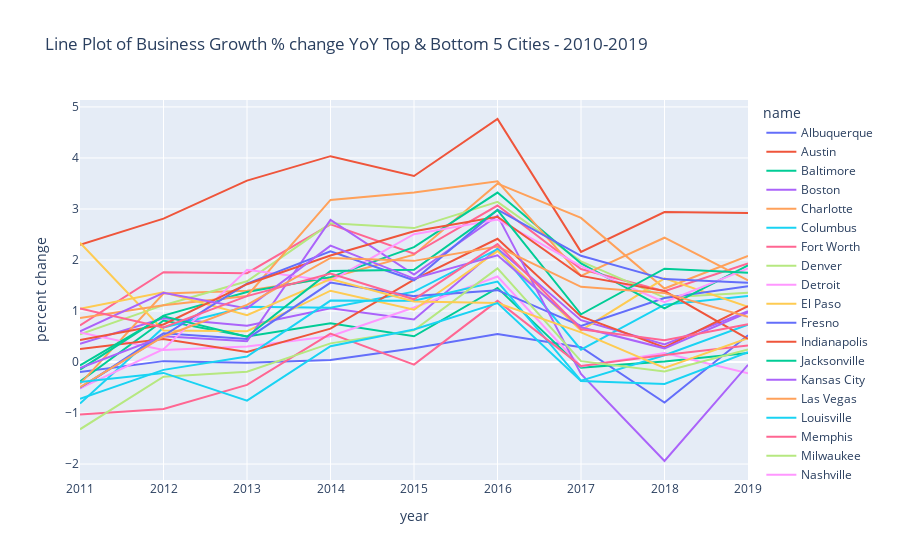

Notebook cell for this chart:
### Code cell
#Plotly line plot of Business Growth % change by Year Top & Bottom 5 Cities - 2010-2019

fig = px.line(business_10, x='year', y='percent_change', color='name', 
              title='Line Plot of Business Growth % change YoY Top & Bottom 5 Cities - 2010-2019',
              labels={col:col.replace('_', ' ') for col in business_10.columns}) # remove underscore
fig.show()

### Figure 1 — Plotly figure (JSON) as saved in the notebook; plotly's stock layout.template omitted (floating-point values rounded to 4 significant figures)
{"data": [{"hovertemplate": "name=Albuquerque<br>year=%{x}<br>percent change=%{y}<extra></extra>", "legendgroup": "Albuquerque", "line": {"color": "#636efa", "dash": "solid"}, "mode": "lines", "name": "Albuquerque", "orientation": "v", "showlegend": true, "type": "scatter", "x": [2019, 2018, 2017, 2016, 2015, 2014, 2013, 2012, 2011], "xaxis": "x", "y": [0.5263, -0.7948, 0.2909, 0.55, 0.2699, 0.04108, -0.01174, 0.01761, -0.1933], "yaxis": "y"}, {"hovertemplate": "name=Austin<br>year=%{x}<br>percent change=%{y}<extra></extra>", "legendgroup": "Austin", "line": {"color": "#EF553B", "dash": "solid"}, "mode": "lines", "name": "Austin", "orientation": "v", "showlegend": true, "type": "scatter", "x": [2011, 2012, 2013, 2014, 2015, 2016, 2017, 2018, 2019], "xaxis": "x", "y": [2.3, 2.811, 3.555, 4.035, 3.646, 4.763, 2.16, 2.941, 2.921], "yaxis": "y"}, {"hovertemplate": "name=Baltimore<br>year=%{x}<br>percent change=%{y}<extra></extra>", "legendgroup": "Baltimore", "line": {"color": "#00cc96", "dash": "solid"}, "mode": "lines", "name": "Baltimore", "orientation": "v", "showlegend": true, "type": "scatter", "x": [2011, 2012, 2013, 2014, 2015, 2016, 2017, 2018, 2019], "xaxis": "x", "y": [-0.3811, 0.8128, 0.501, 0.7586, 0.5047, 1.453, -0.1095, 0.009812, 0.175], "yaxis": "y"}, {"hovertemplate": "name=Boston<br>year=%{x}<br>percent change=%{y}<extra></extra>", "legendgroup": "Boston", "line": {"color": "#ab63fa", "dash": "solid"}, "mode": "lines", "name": "Boston", "orientation": "v", "showlegend": true, "type": "scatter", "x": [2011, 2012, 2013, 2014, 2015, 2016, 2017, 2018, 2019], "xaxis": "x", "y": [0.3563, 0.8593, 0.7129, 1.054, 0.8353, 2.226, 0.8197, 0.3429, 0.9967], "yaxis": "y"}, {"hovertemplate": "name=Charlotte<br>year=%{x}<br>percent change=%{y}<extra></extra>", "legendgroup": "Charlotte", "line": {"color": "#FFA15A", "dash": "solid"}, "mode": "lines", "name": "Charlotte", "orientation": "v", "showlegend": true, "type": "scatter", "x": [2011, 2012, 2013, 2014, 2015, 2016, 2017, 2018, 2019], "xaxis": "x", "y": [-0.4286, 1.343, 1.396, 1.654, 2.104, 3.496, 2.824, 1.441, 2.078], "yaxis": "y"}, {"hovertemplate": "name=Columbus<br>year=%{x}<br>percent change=%{y}<extra></extra>", "legendgroup": "Columbus", "line": {"color": "#19d3f3", "dash": "solid"}, "mode": "lines", "name": "Columbus", "orientation": "v", "showlegend": true, "type": "scatter", "x": [2011, 2012, 2013, 2014, 2015, 2016, 2017, 2018, 2019], "xaxis": "x", "y": [-0.8149, 0.6769, 1.082, 1.065, 1.38, 2.212, 0.2433, 1.124, 1.294], "yaxis": "y"}, {"hovertemplate": "name=Fort Worth<br>year=%{x}<br>percent change=%{y}<extra></extra>", "legendgroup": "Fort Worth", "line": {"color": "#FF6692", "dash": "solid"}, "mode": "lines", "name": "Fort Worth", "orientation": "v", "showlegend": true, "type": "scatter", "x": [2011, 2012, 2013, 2014, 2015, 2016, 2017, 2018, 2019], "xaxis": "x", "y": [0.7166, 1.761, 1.742, 2.697, 2.122, 3.068, 1.822, 1.386, 1.931], "yaxis": "y"}, {"hovertemplate": "name=Denver<br>year=%{x}<br>percent change=%{y}<extra></extra>", "legendgroup": "Denver", "line": {"color": "#B6E880", "dash": "solid"}, "mode": "lines", "name": "Denver", "orientation": "v", "showlegend": true, "type": "scatter", "x": [2011, 2012, 2013, 2014, 2015, 2016, 2017, 2018, 2019], "xaxis": "x", "y": [0.5455, 1.114, 1.582, 2.718, 2.625, 3.139, 1.974, 1.263, 1.359], "yaxis": "y"}, {"hovertemplate": "name=Detroit<br>year=%{x}<br>percent change=%{y}<extra></extra>", "legendgroup": "Detroit", "line": {"color": "#FF97FF", "dash": "solid"}, "mode": "lines", "name": "Detroit", "orientation": "v", "showlegend": true, "type": "scatter", "x": [2011, 2012, 2013, 2014, 2015, 2016, 2017, 2018, 2019], "xaxis": "x", "y": [0.579, 0.2358, 0.3021, 0.507, 1.068, 1.676, -0.08683, 0.1783, -0.2191], "yaxis": "y"}, {"hovertemplate": "name=El Paso<br>year=%{x}<br>percent change=%{y}<extra></extra>", "legendgroup": "El Paso", "line": {"color": "#FECB52", "dash": "solid"}, "mode": "lines", "name": "El Paso", "orientation": "v", "showlegend": true, "type": "scatter", "x": [2011, 2012, 2013, 2014, 2015, 2016, 2017, 2018, 2019], "xaxis": "x", "y": [2.339, 0.6168, 0.6052, 1.398, 1.025, 2.174, 0.6195, 1.639, 1.08], "yaxis": "y"}, {"hovertemplate": "name=Fresno<br>year=%{x}<br>percent change=%{y}<extra></extra>", "legendgroup": "Fresno", "line": {"color": "#636efa", "dash": "solid"}, "mode": "lines", "name": "Fresno", "orientation": "v", "showlegend": true, "type": "scatter", "x": [2011, 2012, 2013, 2014, 2015, 2016, 2017, 2018, 2019], "xaxis": "x", "y": [-0.515, 0.566, 0.453, 1.558, 1.292, 1.408, 0.7074, 1.255, 1.484], "yaxis": "y"}, {"hovertemplate": "name=Indianapolis<br>year=%{x}<br>percent change=%{y}<extra></extra>", "legendgroup": "Indianapolis", "line": {"color": "#EF553B", "dash": "solid"}, "mode": "lines", "name": "Indianapolis", "orientation": "v", "showlegend": true, "type": "scatter", "x": [2011, 2012, 2013, 2014, 2015, 2016, 2017, 2018, 2019], "xaxis": "x", "y": [0.2573, 0.4491, 0.1965, 0.6547, 1.615, 2.416, 0.8942, 0.2877, 1.094], "yaxis": "y"}, {"hovertemplate": "name=Jacksonville<br>year=%{x}<br>percent change=%{y}<extra></extra>", "legendgroup": "Jacksonville", "line": {"color": "#00cc96", "dash": "solid"}, "mode": "lines", "name": "Jacksonville", "orientation": "v", "showlegend": true, "type": "scatter", "x": [2011, 2012, 2013, 2014, 2015, 2016, 2017, 2018, 2019], "xaxis": "x", "y": [-0.1476, 0.91, 1.371, 1.664, 2.252, 3.321, 1.932, 1.05, 1.893], "yaxis": "y"}, {"hovertemplate": "name=Kansas City<br>year=%{x}<br>percent change=%{y}<extra></extra>", "legendgroup": "Kansas City", "line": {"color": "#ab63fa", "dash": "solid"}, "mode": "lines", "name": "Kansas City", "orientation": "v", "showlegend": true, "type": "scatter", "x": [2011, 2012, 2013, 2014, 2015, 2016, 2017, 2018, 2019], "xaxis": "x", "y": [-0.1196, 0.5057, 0.4083, 2.785, 1.713, 2.87, -0.235, -1.94, -0.05431], "yaxis": "y"}, {"hovertemplate": "name=Las Vegas<br>year=%{x}<br>percent change=%{y}<extra></extra>", "legendgroup": "Las Vegas", "line": {"color": "#FFA15A", "dash": "solid"}, "mode": "lines", "name": "Las Vegas", "orientation": "v", "showlegend": true, "type": "scatter", "x": [2011, 2012, 2013, 2014, 2015, 2016, 2017, 2018, 2019], "xaxis": "x", "y": [0.8637, 1.111, 1.294, 3.177, 3.323, 3.541, 1.69, 2.436, 1.6], "yaxis": "y"}, {"hovertemplate": "name=Louisville<br>year=%{x}<br>percent change=%{y}<extra></extra>", "legendgroup": "Louisville", "line": {"color": "#19d3f3", "dash": "solid"}, "mode": "lines", "name": "Louisville", "orientation": "v", "showlegend": true, "type": "scatter", "x": [2011, 2012, 2013, 2014, 2015, 2016, 2017, 2018, 2019], "xaxis": "x", "y": [-0.719, -0.1533, 0.1075, 1.204, 1.201, 1.576, -0.3648, 0.1332, 0.7314], "yaxis": "y"}, {"hovertemplate": "name=Memphis<br>year=%{x}<br>percent change=%{y}<extra></extra>", "legendgroup": "Memphis", "line": {"color": "#FF6692", "dash": "solid"}, "mode": "lines", "name": "Memphis", "orientation": "v", "showlegend": true, "type": "scatter", "x": [2011, 2012, 2013, 2014, 2015, 2016, 2017, 2018, 2019], "xaxis": "x", "y": [-1.027, -0.9204, -0.4476, 0.5556, -0.05062, 1.199, -0.07923, 0.1377, 0.3251], "yaxis": "y"}, {"hovertemplate": "name=Milwaukee<br>year=%{x}<br>percent change=%{y}<extra></extra>", "legendgroup": "Milwaukee", "line": {"color": "#B6E880", "dash": "solid"}, "mode": "lines", "name": "Milwaukee", "orientation": "v", "showlegend": true, "type": "scatter", "x": [2011, 2012, 2013, 2014, 2015, 2016, 2017, 2018, 2019], "xaxis": "x", "y": [-1.318, -0.2863, -0.1885, 0.3661, 0.6196, 1.836, 0.01695, -0.1865, 0.2462], "yaxis": "y"}, {"hovertemplate": "name=Nashville<br>year=%{x}<br>percent change=%{y}<extra></extra>", "legendgroup": "Nashville", "line": {"color": "#FF97FF", "dash": "solid"}, "mode": "lines", "name": "Nashville", "orientation": "v", "showlegend": true, "type": "scatter", "x": [2011, 2012, 2013, 2014, 2015, 2016, 2017, 2018, 2019], "xaxis": "x", "y": [-0.5164, 0.2512, 1.809, 1.591, 2.506, 2.792, 1.88, 1.171, 1.836], "yaxis": "y"}, {"hovertemplate": "name=Oklahoma City<br>year=%{x}<br>percent change=%{y}<extra></extra>", "legendgroup": "Oklahoma City", "line": {"color": "#FECB52", "dash": "solid"}, "mode": "lines", "name": "Oklahoma City", "orientation": "v", "showlegend": true, "type": "scatter", "x": [2011, 2012, 2013, 2014, 2015, 2016, 2017, 2018, 2019], "xaxis": "x", "y": [1.044, 1.366, 0.9188, 1.625, 1.187, 1.158, 0.5814, -0.1168, 0.4679], "yaxis": "y"}, {"hovertemplate": "name=Mesa<br>year=%{x}<br>percent change=%{y}<extra></extra>", "legendgroup": "Mesa", "line": {"color": "#636efa", "dash": "solid"}, "mode": "lines", "name": "Mesa", "orientation": "v", "showlegend": true, "type": "scatter", "x": [2011, 2012, 2013, 2014, 2015, 2016, 2017, 2018, 2019], "xaxis": "x", "y": [-0.5041, 0.5093, 1.537, 2.169, 1.602, 2.986, 2.082, 1.625, 1.556], "yaxis": "y"}, {"hovertemplate": "name=Portland<br>year=%{x}<br>percent change=%{y}<extra></extra>", "legendgroup": "Portland", "line": {"color": "#EF553B", "dash": "solid"}, "mode": "lines", "name": "Portland", "orientation": "v", "showlegend": true, "type": "scatter", "x": [2011, 2012, 2013, 2014, 2015, 2016, 2017, 2018, 2019], "xaxis": "x", "y": [0.4316, 0.7353, 1.525, 2.087, 2.562, 2.848, 1.688, 1.391, 0.4551], "yaxis": "y"}, {"hovertemplate": "name=Sacramento<br>year=%{x}<br>percent change=%{y}<extra></extra>", "legendgroup": "Sacramento", "line": {"color": "#00cc96", "dash": "solid"}, "mode": "lines", "name": "Sacramento", "orientation": "v", "showlegend": true, "type": "scatter", "x": [2011, 2012, 2013, 2014, 2015, 2016, 2017, 2018, 2019], "xaxis": "x", "y": [-0.06688, 0.8948, 0.4963, 1.782, 1.806, 2.977, 0.9348, 1.829, 1.75], "yaxis": "y"}, {"hovertemplate": "name=San Francisco<br>year=%{x}<br>percent change=%{y}<extra></extra>", "legendgroup": "San Francisco", "line": {"color": "#ab63fa", "dash": "solid"}, "mode": "lines", "name": "San Francisco", "orientation": "v", "showlegend": true, "type": "scatter", "x": [2011, 2012, 2013, 2014, 2015, 2016, 2017, 2018, 2019], "xaxis": "x", "y": [0.6013, 1.358, 1.051, 2.28, 1.636, 2.091, 0.6815, 0.2684, 0.9726], "yaxis": "y"}, {"hovertemplate": "name=Seattle<br>year=%{x}<br>percent change=%{y}<extra></extra>", "legendgroup": "Seattle", "line": {"color": "#FFA15A", "dash": "solid"}, "mode": "lines", "name": "Seattle", "orientation": "v", "showlegend": true, "type": "scatter", "x": [2011, 2012, 2013, 2014, 2015, 2016, 2017, 2018, 2019], "xaxis": "x", "y": [-0.4931, 0.5014, 1.12, 2.04, 1.983, 2.262, 1.474, 1.35, 0.8859], "yaxis": "y"}, {"hovertemplate": "name=Tucson<br>year=%{x}<br>percent change=%{y}<extra></extra>", "legendgroup": "Tucson", "line": {"color": "#19d3f3", "dash": "solid"}, "mode": "lines", "name": "Tucson", "orientation": "v", "showlegend": true, "type": "scatter", "x": [2011, 2012, 2013, 2014, 2015, 2016, 2017, 2018, 2019], "xaxis": "x", "y": [-0.3926, -0.2135, -0.757, 0.3095, 0.6392, 1.155, -0.3735, -0.4292, 0.191], "yaxis": "y"}, {"hovertemplate": "name=Washington<br>year=%{x}<br>percent change=%{y}<extra></extra>", "legendgroup": "Washington", "line": {"color": "#FF6692", "dash": "solid"}, "mode": "lines", "name": "Washington", "orientation": "v", "showlegend": true, "type": "scatter", "x": [2011, 2012, 2013, 2014, 2015, 2016, 2017, 2018, 2019], "xaxis": "x", "y": [1.05, 0.6788, 1.292, 1.737, 1.229, 2.311, 0.6433, 0.4259, 0.7419], "yaxis": "y"}], "layout": {"legend": {"title": {"text": "name"}, "tracegroupgap": 0}, "title": {"text": "Line Plot of Business Growth % change YoY Top & Bottom 5 Cities - 2010-2019"}, "xaxis": {"anchor": "y", "domain": [0, 1], "title": {"text": "year"}}, "yaxis": {"anchor": "x", "domain": [0, 1], "title": {"text": "percent change"}}}}
